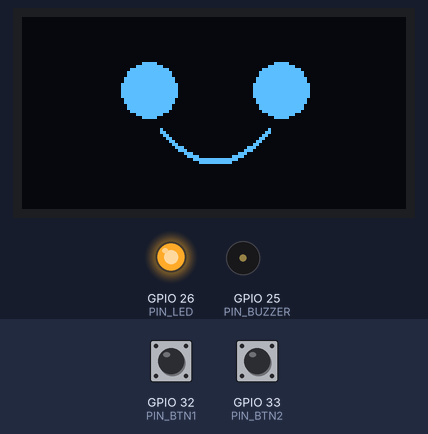
This sketch was run on a simulated ESP32. Shown: 128×64 one-colour display, output pins drawn as LEDs (lit = HIGH), buzzer (waves = sounding). Inputs (shaded band) come from the test bench; at power-on: GPIO 32 (PIN_BTN1) HIGH, GPIO 33 (PIN_BTN2) HIGH. Random numbers use the default seed unless the sketch sets one.

Above: at 4.4 s.
4.5 s: GPIO 32 (PIN_BTN1) pulled LOW for 0.15 s
At 5.4 s:
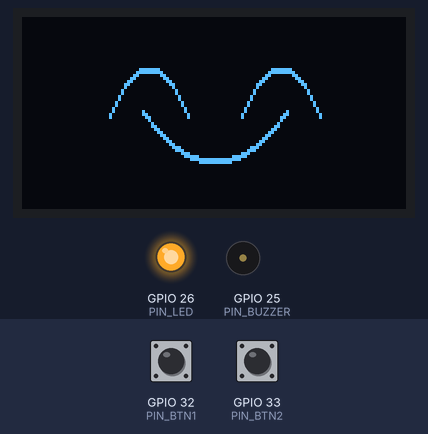
7.6 s: GPIO 33 (PIN_BTN2) pulled LOW for 1 s
At 8.73 s:
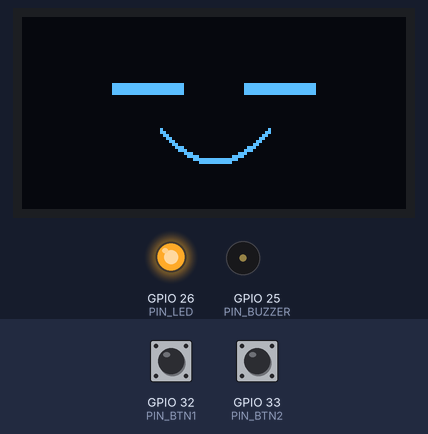
10.3 s: GPIO 33 (PIN_BTN2) pulled LOW for 3.2 s
At 10.92 s:
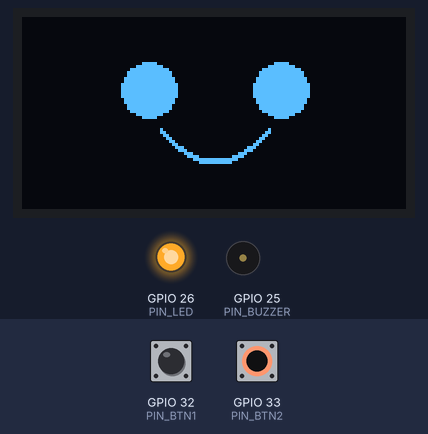
15.0 s: GPIO 32 (PIN_BTN1) pulled LOW for 1 s
At 15.4 s:
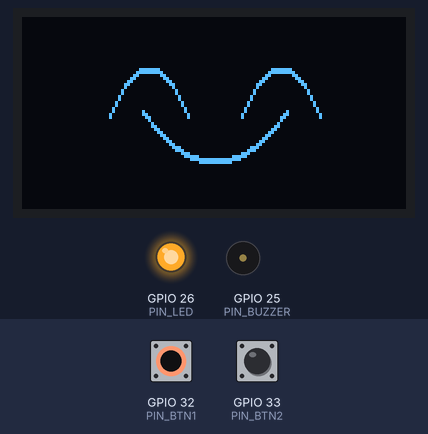
Timing chart, 0 to 18.0 s (numbered marks = the images above; inputs shaded):
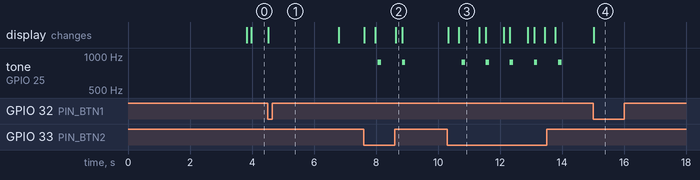

Measured:
- after the input at 4.5 s, the display: first differs from a run without the input at once (image 1)
- after the input at 7.6 s, tone on GPIO 25 (PIN_BUZZER): alternates 880 Hz for 0.11 s and silent for 0.67 s, 4 changes in all, then stays silent, starting after 0.46 s
- after the input at 10.3 s, tone on GPIO 25 (PIN_BUZZER): alternates 880 Hz for 0.11 s and silent for 0.67 s, starting after 0.46 s
- what the display in image 3 shows lasts 0.6 s, from 10.7 s to 11.3 s

The sketch:

buddy-mini.ino
```cpp
// buddy mini — v1
//
// a small desk buddy: animated oled face, two buttons, a buzzer and a status led.
// runs on an esp32 devkit v1, usb powered, everything on a breadboard.
//
// pins (see docs/04-pin-plan.md):
//   oled sda -> 21      oled scl -> 22      oled vcc -> 3v3
//   button 1 -> 32      button 2 -> 33      (internal pull-ups, a press reads LOW)
//   buzzer + -> 25      status led -> 26 through a 220 ohm resistor

#include <Wire.h>
#include <Adafruit_GFX.h>
#include <Adafruit_SSD1306.h>

// ---------- pins ----------
const int PIN_SDA    = 21;
const int PIN_SCL    = 22;
const int PIN_BTN1   = 32;
const int PIN_BTN2   = 33;
const int PIN_BUZZER = 25;
const int PIN_LED    = 26;

// ---------- screen ----------
const int  SCREEN_W    = 128;
const int  SCREEN_H    = 64;
const byte OLED_ADDR   = 0x3C;   // run an i2c scanner first — some boards are 0x3D
Adafruit_SSD1306 display(SCREEN_W, SCREEN_H, &Wire, -1);

// ---------- face geometry ----------
// all three faces share these positions. only the eye shape changes, which is
// what makes a blink cheap — no full redraw of a different layout.
const int EYE_L   = 42;
const int EYE_R   = 86;
const int EYE_Y   = 24;
const int EYE_R_PX = 9;
const int MOUTH_Y = 48;

enum Face { FACE_NORMAL, FACE_HAPPY, FACE_BLINK };

// ---------- timing ----------
const unsigned long DEBOUNCE      = 200;   // ignore repeat presses inside this
const unsigned long BLINK_SHUT_MS = 140;   // how long the eyes stay closed
const unsigned long HAPPY_HOLD_MS = 2000;  // how long button 1 holds the happy face

unsigned long lastPress1 = 0;
unsigned long lastPress2 = 0;
unsigned long happyUntil = 0;
unsigned long blinkAt    = 0;              // when the next idle blink starts
unsigned long blinkEnds  = 0;              // when the current blink ends, 0 if not blinking
Face          shown      = FACE_NORMAL;    // what is currently on the screen

// ---------- drawing ----------

// a smile: a shallow parabola, lowest in the middle. drawn two pixels thick so it
// reads clearly on a 128x64 panel.
void drawMouth(bool big) {
  const int half = big ? 24 : 18;
  const int k    = big ? 34 : 30;
  for (int x = -half; x <= half; x++) {
    int y = MOUTH_Y - (x * x) / k;
    display.drawPixel(64 + x, y, SSD1306_WHITE);
    display.drawPixel(64 + x, y - 1, SSD1306_WHITE);
  }
}

// an upward arc, peak in the middle — the happy "^" eye.
void drawArcEye(int cx) {
  for (int x = -13; x <= 13; x++) {
    int y = EYE_Y - 7 + (x * x) / 11;
    display.drawPixel(cx + x, y, SSD1306_WHITE);
    display.drawPixel(cx + x, y + 1, SSD1306_WHITE);
  }
}

void drawEyes(Face f) {
  switch (f) {
    case FACE_NORMAL:
      display.fillCircle(EYE_L, EYE_Y, EYE_R_PX, SSD1306_WHITE);
      display.fillCircle(EYE_R, EYE_Y, EYE_R_PX, SSD1306_WHITE);
      break;
    case FACE_HAPPY:
      drawArcEye(EYE_L);
      drawArcEye(EYE_R);
      break;
    case FACE_BLINK:
      display.fillRect(EYE_L - 12, EYE_Y - 2, 24, 4, SSD1306_WHITE);
      display.fillRect(EYE_R - 12, EYE_Y - 2, 24, 4, SSD1306_WHITE);
      break;
  }
}

void showFace(Face f) {
  display.clearDisplay();
  drawEyes(f);
  drawMouth(f == FACE_HAPPY);
  display.display();
  shown = f;
}

// ---------- sounds ----------
// tuned in the browser bench before the hardware arrived. the numbers are pitch
// in hz and duration in ms — change them freely, nothing else depends on them.

void powerUp() {                              // button 1 — rising sci-fi sweep
  for (int f = 200; f <= 1200; f += 25) {
    tone(PIN_BUZZER, f, 12);
    delay(6);
  }
  noTone(PIN_BUZZER);
}

void sixSeven() {                             // button 2 — the 6-7 cadence
  tone(PIN_BUZZER, 880, 110);                 // "six"
  delay(110);
  noTone(PIN_BUZZER);
  delay(40);
  for (int f = 784; f >= 400; f -= 12) {      // "seh-vennn", sliding down
    tone(PIN_BUZZER, f, 10);
    delay(5);
  }
  noTone(PIN_BUZZER);
}

// ---------- idle blink ----------
// runs on millis() so the eyes keep blinking without anything triggering them.
// this is what makes buddy read as alive rather than as a screen showing a picture.

void scheduleBlink() {
  blinkAt = millis() + random(2500, 5200);
}

void idleBlink() {
  unsigned long now = millis();

  if (blinkEnds != 0) {                       // currently mid-blink
    if (now >= blinkEnds) {
      showFace(FACE_NORMAL);
      blinkEnds = 0;
      scheduleBlink();
    }
    return;
  }

  if (now >= blinkAt) {
    showFace(FACE_BLINK);
    blinkEnds = now + BLINK_SHUT_MS;
  } else if (shown != FACE_NORMAL) {
    showFace(FACE_NORMAL);
  }
}

// a quick double blink, used as button 2's reaction.
void doubleBlink() {
  for (int i = 0; i < 2; i++) {
    showFace(FACE_BLINK);
    delay(90);
    showFace(FACE_NORMAL);
    delay(90);
  }
}

// ---------- setup / loop ----------

void setup() {
  Serial.begin(115200);

  pinMode(PIN_BTN1, INPUT_PULLUP);
  pinMode(PIN_BTN2, INPUT_PULLUP);
  pinMode(PIN_LED, OUTPUT);
  pinMode(PIN_BUZZER, OUTPUT);

  Wire.begin(PIN_SDA, PIN_SCL);

  if (!display.begin(SSD1306_SWITCHCAPVCC, OLED_ADDR)) {
    // if this fires, the screen is at a different i2c address or isn't wired right.
    // the status led blinks fast forever so the failure is visible without a laptop.
    Serial.println(F("no ssd1306 at 0x3C — run an i2c scanner"));
    while (true) {
      digitalWrite(PIN_LED, HIGH);
      delay(120);
      digitalWrite(PIN_LED, LOW);
      delay(120);
    }
  }

  digitalWrite(PIN_LED, HIGH);                // awake
  randomSeed(esp_random());

  showFace(FACE_NORMAL);
  scheduleBlink();
}

void loop() {
  unsigned long now = millis();

  // button 1 — happy face plus the rising sweep
  if (digitalRead(PIN_BTN1) == LOW && now - lastPress1 > DEBOUNCE) {
    lastPress1 = now;
    showFace(FACE_HAPPY);
    powerUp();
    happyUntil = millis() + HAPPY_HOLD_MS;
    blinkEnds  = 0;
  }

  // button 2 — double blink plus the 6-7 sound
  if (digitalRead(PIN_BTN2) == LOW && now - lastPress2 > DEBOUNCE) {
    lastPress2 = now;
    doubleBlink();
    sixSeven();
    happyUntil = 0;
    blinkEnds  = 0;
    scheduleBlink();
  }

  // holding an expression takes priority over the idle blink
  if (millis() < happyUntil) {
    if (shown != FACE_HAPPY) showFace(FACE_HAPPY);
    return;
  }

  idleBlink();
}
```
